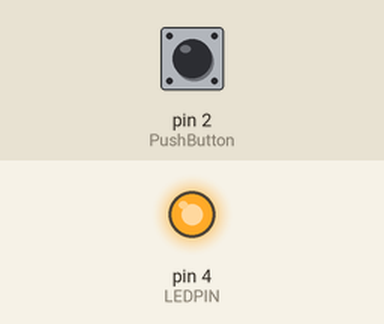
Recording of a sketch running on a simulated Arduino Uno, built with avr-gcc and run on an emulated ATmega328P. Shown: output pins drawn as LEDs (lit = HIGH). Inputs (shaded band) come from the test bench; at power-on: pin 2 (PushButton) HIGH.

Above: at 1.2 s.
1.3 s: pin 2 (PushButton) pulled LOW for 0.15 s
At 1.37 s:
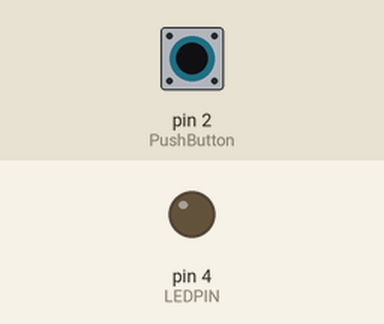
2.9 s: pin 2 (PushButton) pulled LOW for 3.2 s
At 7.3 s:
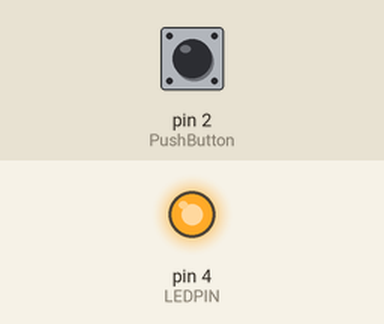
Timing chart, 0 to 8.8 s (numbered marks = the images above; inputs shaded):
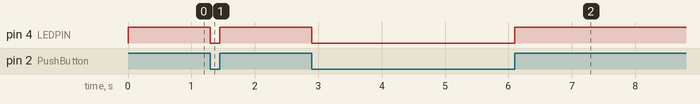

The sketch:

Ejercicio-IDEArduino_LED-Boton.ino
```cpp
/*
 * Ejercicio básico de programación en C
 * Por: Tadeo Portela
 * Fecha: 18 de abril de 2022
 *
 * Este es un ejercicio básico de programación
 */

// Bibliotecas

// Constantes
const int LEDPIN = 4;
const int PushButton = 2;
// Variables
int Push_button_state;
// Definición de objetos

// Condiciones iniciales - Se ejecuta sólo una vez al energizar
void setup() {// Inicio de void setup ()
  // Aquí va tu código
  pinMode(LEDPIN, OUTPUT);
  pinMode(PushButton, INPUT_PULLUP);

}// Fin de void setup

// Cuerpo del programa - Se ejecuta constamente
void loop() {// Inicio de void loop
// digitalRead function stores the Push button state
// in variable push_button_state

  Push_button_state = digitalRead(PushButton);
  digitalWrite (LEDPIN, Push_button_state);

// if pressed LED will turn off otherwise remain on
}
// Fin de void loop

// Funcioes del usuario
```

Measured:
- after the input at 1.3 s, pin 4 (LEDPIN): HIGH → LOW at once, → HIGH 0.15 s later
- after the input at 2.9 s, pin 4 (LEDPIN): HIGH → LOW at once, → HIGH 3.2 s later
